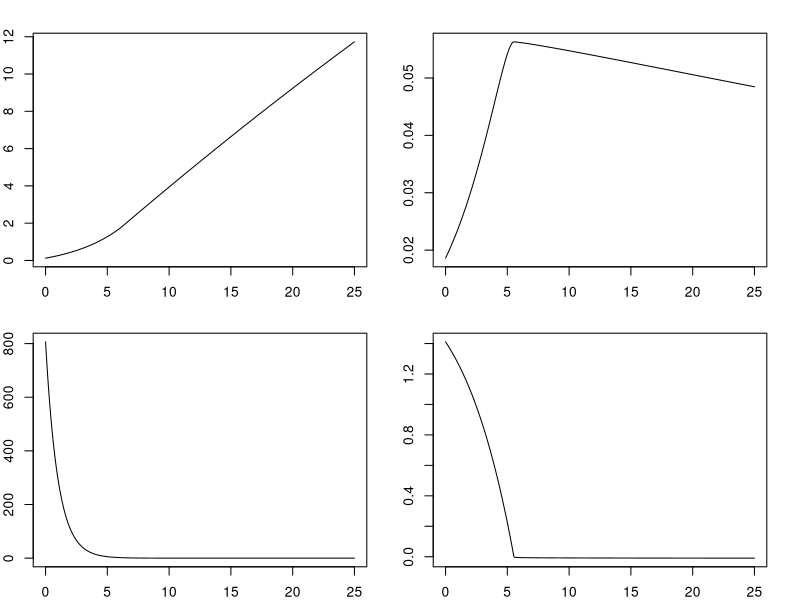
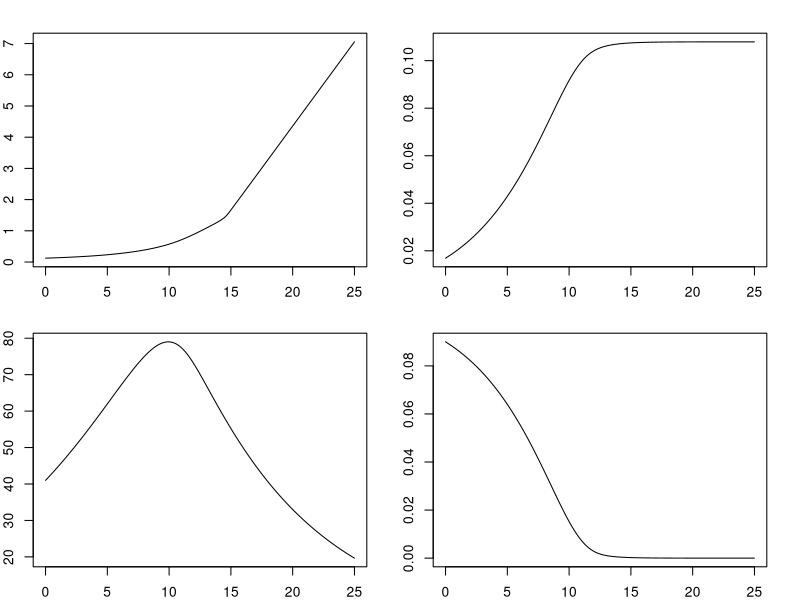

Write R code to recreate these figures, in order.
library(deSolve)


parameters <- c(CNpro=6.6, #CN ratio of protein
                KN=0.33,   #half-saturation constant  
                mu=0.3,    #max protein synthesis rate
                CHsyn=10,  #max photosynthetic rate
                m_ex=2,    #maximum excretion rate
                R_ex=10,   #CN above which excretion happens
                tau=1,     #photoacclimation time
                b=1,
                Nin=1)       #change in Chl:N relative to N:C

state <- c(CH    = 0.1242,
           PR    = 0.0186,
           theta = 15/0.0186,
           N     = 1.411)

dxdt <- function(t,state,parameters){
  with(as.list(c(state,parameters)),{
    
    PRsynth = mu*N/(KN+N)
    theta0  = b*(PR/CH)
    Chl     = theta*PR
    Rcell   = CH/(PR + Chl)
    excr    = (1/2)*m_ex*(1-tanh(Rcell - R_ex))
    
    dCH    = PR*(CHsyn - CNpro*PRsynth - excr)
    dtheta = (1/tau)*(theta0-theta)
    dPR    = PR*PRsynth
    dN     = (1/(1+exp(-1000*N)))*(-dCH + -dPR) 
    
    list(c(dCH,dPR,dtheta,dN))})}

times <- seq(0, 25, by = 0.01)

out <- as.data.frame(ode(y=state, times=times, func=dxdt, parms=parameters))

par(mfrow=c(2,2),mar=c(2,2,2,2))
plot(out[,1],out[,2],type='l')
plot(out[,1],out[,3],type='l')
plot(out[,1],out[,4],type='l')
plot(out[,1],out[,5],type='l')


#################################################################
##
################################################################

parameters <- c(CNpro=6.6, #CN ratio of protein
                KN=0.02,   #half-saturation constant  
                mu=0.234,    #max protein synthesis rate
                CHsyn=5,  #max photosynthetic rate
                m_ex=3,    #maximum excretion rate
                R_ex=13.49,   #CN above which excretion happens
                tau=9.59,     #photoacclimation time
                b=57/(1E6))   #change in Chl:N relative to N:C

state <- c(CH    = 0.1242,
           PR    = 0.0169,
           theta = (41/1E6)/0.0169,
           N     = 0.09)

dxdt <- function(t,state,parameters){
  with(as.list(c(state,parameters)),{
    
    PRsynth = mu*N/(KN+N)
    theta0  = b*(PR/CH)
    Chl     = theta*PR
    Rcell   = CH/(PR + Chl)
    excr    = (1/2)*m_ex*(1-tanh(Rcell - R_ex))
    
    dCH    = PR*(CHsyn - CNpro*PRsynth - excr)
    dtheta = (1/tau)*(theta0-theta)
    dPR    = PR*PRsynth
    dN     = (1/(1+exp(-1000*N)))*(-dPR - (dtheta*dPR)) 
    
    list(c(dCH,dPR,dtheta,dN))})}

times <- seq(0, 25, by = 0.01)

out <- as.data.frame(ode(y=state, times=times, func=dxdt, parms=parameters))

par(mfrow=c(2,2),mar=c(2,2,2,2))
plot(out[,1],out[,2],type='l')
plot(out[,1],out[,3],type='l')
plot(out[,1],out[,4]*out[,3]*1E6,type='l')
plot(out[,1],out[,5],type='l')

###########################################################################
##
###########################################################################
